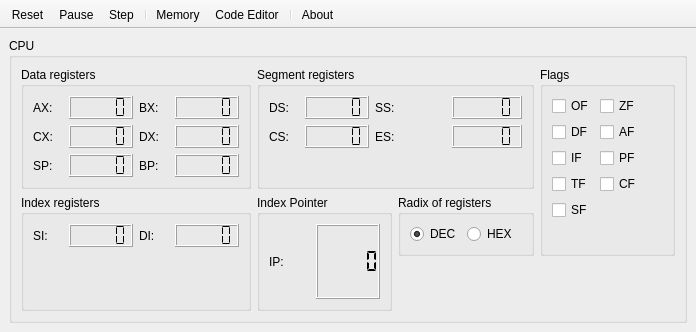
<?xml version="1.0" encoding="UTF-8"?>
<ui version="4.0">
 <class>FormGui</class>
 <widget class="QMainWindow" name="FormGui">
  <property name="geometry">
   <rect>
    <x>0</x>
    <y>0</y>
    <width>696</width>
    <height>332</height>
   </rect>
  </property>
  <property name="windowTitle">
   <string>Computer::Frontend</string>
  </property>
  <property name="toolButtonStyle">
   <enum>Qt::ToolButtonTextUnderIcon</enum>
  </property>
  <property name="documentMode">
   <bool>false</bool>
  </property>
  <property name="tabShape">
   <enum>QTabWidget::Rounded</enum>
  </property>
  <property name="dockNestingEnabled">
   <bool>false</bool>
  </property>
  <property name="unifiedTitleAndToolBarOnMac">
   <bool>false</bool>
  </property>
  <widget class="QWidget" name="centralwidget">
   <layout class="QGridLayout" name="gridLayout_2">
    <item row="0" column="0">
     <widget class="QGroupBox" name="grpCPUReg">
      <property name="title">
       <string>CPU</string>
      </property>
      <layout class="QGridLayout" name="gridLayout">
       <item row="0" column="0">
        <widget class="QGroupBox" name="grpDataReg">
         <property name="title">
          <string>Data registers</string>
         </property>
         <layout class="QFormLayout" name="formLayout">
          <property name="fieldGrowthPolicy">
           <enum>QFormLayout::AllNonFixedFieldsGrow</enum>
          </property>
          <item row="0" column="0">
           <layout class="QHBoxLayout" name="horizontalLayout_16">
            <item>
             <widget class="QLabel" name="label_16">
              <property name="minimumSize">
               <size>
                <width>30</width>
                <height>0</height>
               </size>
              </property>
              <property name="text">
               <string>AX:</string>
              </property>
             </widget>
            </item>
            <item>
             <widget class="QLCDNumber" name="lcdAX">
              <property name="segmentStyle">
               <enum>QLCDNumber::Flat</enum>
              </property>
             </widget>
            </item>
           </layout>
          </item>
          <item row="0" column="1">
           <layout class="QHBoxLayout" name="horizontalLayout_19">
            <item>
             <widget class="QLabel" name="label_19">
              <property name="minimumSize">
               <size>
                <width>30</width>
                <height>0</height>
               </size>
              </property>
              <property name="text">
               <string>BX:</string>
              </property>
             </widget>
            </item>
            <item>
             <widget class="QLCDNumber" name="lcdBX">
              <property name="segmentStyle">
               <enum>QLCDNumber::Flat</enum>
              </property>
             </widget>
            </item>
           </layout>
          </item>
          <item row="1" column="0">
           <layout class="QHBoxLayout" name="horizontalLayout_20">
            <item>
             <widget class="QLabel" name="label_20">
              <property name="minimumSize">
               <size>
                <width>30</width>
                <height>0</height>
               </size>
              </property>
              <property name="text">
               <string>CX:</string>
              </property>
             </widget>
            </item>
            <item>
             <widget class="QLCDNumber" name="lcdCX">
              <property name="segmentStyle">
               <enum>QLCDNumber::Flat</enum>
              </property>
             </widget>
            </item>
           </layout>
          </item>
          <item row="1" column="1">
           <layout class="QHBoxLayout" name="horizontalLayout_23">
            <item>
             <widget class="QLabel" name="label_23">
              <property name="minimumSize">
               <size>
                <width>30</width>
                <height>0</height>
               </size>
              </property>
              <property name="text">
               <string>DX:</string>
              </property>
             </widget>
            </item>
            <item>
             <widget class="QLCDNumber" name="lcdDX">
              <property name="segmentStyle">
               <enum>QLCDNumber::Flat</enum>
              </property>
             </widget>
            </item>
           </layout>
          </item>
          <item row="2" column="0">
           <layout class="QHBoxLayout" name="horizontalLayout_18">
            <item>
             <widget class="QLabel" name="label_18">
              <property name="minimumSize">
               <size>
                <width>30</width>
                <height>0</height>
               </size>
              </property>
              <property name="text">
               <string>SP:</string>
              </property>
             </widget>
            </item>
            <item>
             <widget class="QLCDNumber" name="lcdSP">
              <property name="segmentStyle">
               <enum>QLCDNumber::Flat</enum>
              </property>
             </widget>
            </item>
           </layout>
          </item>
          <item row="2" column="1">
           <layout class="QHBoxLayout" name="horizontalLayout_21">
            <item>
             <widget class="QLabel" name="label_21">
              <property name="minimumSize">
               <size>
                <width>30</width>
                <height>0</height>
               </size>
              </property>
              <property name="text">
               <string>BP:</string>
              </property>
             </widget>
            </item>
            <item>
             <widget class="QLCDNumber" name="lcdBP">
              <property name="segmentStyle">
               <enum>QLCDNumber::Flat</enum>
              </property>
             </widget>
            </item>
           </layout>
          </item>
         </layout>
        </widget>
       </item>
       <item row="0" column="1" colspan="2">
        <widget class="QGroupBox" name="groupBox">
         <property name="title">
          <string>Segment registers</string>
         </property>
         <layout class="QFormLayout" name="formLayout_2">
          <item row="0" column="0">
           <layout class="QHBoxLayout" name="horizontalLayout_17">
            <item>
             <widget class="QLabel" name="label_17">
              <property name="minimumSize">
               <size>
                <width>30</width>
                <height>0</height>
               </size>
              </property>
              <property name="text">
               <string>DS:</string>
              </property>
             </widget>
            </item>
            <item>
             <widget class="QLCDNumber" name="lcdDS">
              <property name="segmentStyle">
               <enum>QLCDNumber::Flat</enum>
              </property>
             </widget>
            </item>
           </layout>
          </item>
          <item row="0" column="1">
           <layout class="QHBoxLayout" name="horizontalLayout_26">
            <item>
             <widget class="QLabel" name="label_26">
              <property name="minimumSize">
               <size>
                <width>30</width>
                <height>0</height>
               </size>
              </property>
              <property name="text">
               <string>SS:</string>
              </property>
             </widget>
            </item>
            <item>
             <widget class="QLCDNumber" name="lcdSS">
              <property name="smallDecimalPoint">
               <bool>false</bool>
              </property>
              <property name="segmentStyle">
               <enum>QLCDNumber::Flat</enum>
              </property>
              <property name="value" stdset="0">
               <double>0.000000000000000</double>
              </property>
              <property name="intValue" stdset="0">
               <number>0</number>
              </property>
             </widget>
            </item>
           </layout>
          </item>
          <item row="1" column="1">
           <layout class="QHBoxLayout" name="horizontalLayout_22">
            <item>
             <widget class="QLabel" name="label_22">
              <property name="minimumSize">
               <size>
                <width>30</width>
                <height>0</height>
               </size>
              </property>
              <property name="text">
               <string>ES:</string>
              </property>
             </widget>
            </item>
            <item>
             <widget class="QLCDNumber" name="lcdES">
              <property name="segmentStyle">
               <enum>QLCDNumber::Flat</enum>
              </property>
             </widget>
            </item>
           </layout>
          </item>
          <item row="1" column="0">
           <layout class="QHBoxLayout" name="horizontalLayout_25">
            <item>
             <widget class="QLabel" name="label_25">
              <property name="minimumSize">
               <size>
                <width>30</width>
                <height>0</height>
               </size>
              </property>
              <property name="text">
               <string>CS:</string>
              </property>
             </widget>
            </item>
            <item>
             <widget class="QLCDNumber" name="lcdCS">
              <property name="segmentStyle">
               <enum>QLCDNumber::Flat</enum>
              </property>
             </widget>
            </item>
           </layout>
          </item>
         </layout>
        </widget>
       </item>
       <item row="1" column="2">
        <widget class="QGroupBox" name="grpView">
         <property name="title">
          <string>Radix of registers</string>
         </property>
         <layout class="QFormLayout" name="formLayout_5">
          <item row="0" column="0">
           <layout class="QHBoxLayout" name="horizontalLayout">
            <item>
             <widget class="QRadioButton" name="rbDEC">
              <property name="text">
               <string>DEC</string>
              </property>
              <property name="checked">
               <bool>true</bool>
              </property>
             </widget>
            </item>
            <item>
             <widget class="QRadioButton" name="rbHEX">
              <property name="text">
               <string>HEX</string>
              </property>
             </widget>
            </item>
           </layout>
          </item>
         </layout>
        </widget>
       </item>
       <item row="0" column="3" rowspan="2">
        <widget class="QGroupBox" name="groupBox_4">
         <property name="title">
          <string>Flags</string>
         </property>
         <layout class="QVBoxLayout" name="verticalLayout_2">
          <item>
           <layout class="QFormLayout" name="formLayout_6">
            <item row="0" column="0">
             <widget class="QCheckBox" name="cbOverflow">
              <property name="enabled">
               <bool>true</bool>
              </property>
              <property name="text">
               <string>OF</string>
              </property>
              <property name="checkable">
               <bool>true</bool>
              </property>
             </widget>
            </item>
            <item row="0" column="1">
             <widget class="QCheckBox" name="cbZero">
              <property name="enabled">
               <bool>true</bool>
              </property>
              <property name="text">
               <string>ZF</string>
              </property>
              <property name="checkable">
               <bool>true</bool>
              </property>
             </widget>
            </item>
            <item row="1" column="0">
             <widget class="QCheckBox" name="cbDirection">
              <property name="enabled">
               <bool>true</bool>
              </property>
              <property name="text">
               <string>DF</string>
              </property>
              <property name="checkable">
               <bool>true</bool>
              </property>
             </widget>
            </item>
            <item row="1" column="1">
             <widget class="QCheckBox" name="cbAuxiliary">
              <property name="enabled">
               <bool>true</bool>
              </property>
              <property name="text">
               <string>AF</string>
              </property>
              <property name="checkable">
               <bool>true</bool>
              </property>
             </widget>
            </item>
            <item row="2" column="0">
             <widget class="QCheckBox" name="cbInterrupt">
              <property name="enabled">
               <bool>true</bool>
              </property>
              <property name="text">
               <string>IF</string>
              </property>
              <property name="checkable">
               <bool>true</bool>
              </property>
             </widget>
            </item>
            <item row="2" column="1">
             <widget class="QCheckBox" name="cbParity">
              <property name="enabled">
               <bool>true</bool>
              </property>
              <property name="text">
               <string>PF</string>
              </property>
              <property name="checkable">
               <bool>true</bool>
              </property>
             </widget>
            </item>
            <item row="3" column="0">
             <widget class="QCheckBox" name="cbTrap">
              <property name="enabled">
               <bool>true</bool>
              </property>
              <property name="text">
               <string>TF</string>
              </property>
              <property name="checkable">
               <bool>true</bool>
              </property>
             </widget>
            </item>
            <item row="3" column="1">
             <widget class="QCheckBox" name="cbCarry">
              <property name="enabled">
               <bool>true</bool>
              </property>
              <property name="text">
               <string>CF</string>
              </property>
              <property name="checkable">
               <bool>true</bool>
              </property>
             </widget>
            </item>
            <item row="4" column="0">
             <widget class="QCheckBox" name="cbSign">
              <property name="enabled">
               <bool>true</bool>
              </property>
              <property name="text">
               <string>SF</string>
              </property>
              <property name="checkable">
               <bool>true</bool>
              </property>
             </widget>
            </item>
           </layout>
          </item>
         </layout>
        </widget>
       </item>
       <item row="1" column="0" rowspan="2">
        <widget class="QGroupBox" name="groupBox_2">
         <property name="title">
          <string>Index registers</string>
         </property>
         <layout class="QFormLayout" name="formLayout_3">
          <item row="0" column="0">
           <layout class="QHBoxLayout" name="horizontalLayout_15">
            <item>
             <widget class="QLabel" name="label_15">
              <property name="minimumSize">
               <size>
                <width>30</width>
                <height>0</height>
               </size>
              </property>
              <property name="text">
               <string>SI:</string>
              </property>
             </widget>
            </item>
            <item>
             <widget class="QLCDNumber" name="lcdSI">
              <property name="segmentStyle">
               <enum>QLCDNumber::Flat</enum>
              </property>
             </widget>
            </item>
           </layout>
          </item>
          <item row="0" column="1">
           <layout class="QHBoxLayout" name="horizontalLayout_14">
            <item>
             <widget class="QLabel" name="label_14">
              <property name="minimumSize">
               <size>
                <width>30</width>
                <height>0</height>
               </size>
              </property>
              <property name="text">
               <string>DI:</string>
              </property>
             </widget>
            </item>
            <item>
             <widget class="QLCDNumber" name="lcdDI">
              <property name="segmentStyle">
               <enum>QLCDNumber::Flat</enum>
              </property>
             </widget>
            </item>
           </layout>
          </item>
         </layout>
        </widget>
       </item>
       <item row="1" column="1" rowspan="2">
        <widget class="QGroupBox" name="groupBox_3">
         <property name="title">
          <string>Index Pointer</string>
         </property>
         <layout class="QVBoxLayout" name="verticalLayout">
          <item>
           <layout class="QHBoxLayout" name="horizontalLayout_24">
            <item>
             <widget class="QLabel" name="label_24">
              <property name="minimumSize">
               <size>
                <width>30</width>
                <height>0</height>
               </size>
              </property>
              <property name="text">
               <string>IP:</string>
              </property>
             </widget>
            </item>
            <item>
             <widget class="QLCDNumber" name="lcdIP">
              <property name="smallDecimalPoint">
               <bool>false</bool>
              </property>
              <property name="segmentStyle">
               <enum>QLCDNumber::Flat</enum>
              </property>
              <property name="value" stdset="0">
               <double>0.000000000000000</double>
              </property>
              <property name="intValue" stdset="0">
               <number>0</number>
              </property>
             </widget>
            </item>
           </layout>
          </item>
         </layout>
        </widget>
       </item>
      </layout>
     </widget>
    </item>
   </layout>
  </widget>
  <widget class="QToolBar" name="toolBar">
   <property name="windowTitle">
    <string>toolBar</string>
   </property>
   <property name="movable">
    <bool>false</bool>
   </property>
   <property name="iconSize">
    <size>
     <width>48</width>
     <height>48</height>
    </size>
   </property>
   <attribute name="toolBarArea">
    <enum>TopToolBarArea</enum>
   </attribute>
   <attribute name="toolBarBreak">
    <bool>false</bool>
   </attribute>
   <addaction name="actionReset"/>
   <addaction name="actionPause"/>
   <addaction name="actionStep"/>
   <addaction name="separator"/>
   <addaction name="actionMemory"/>
   <addaction name="actionCode_Editor"/>
   <addaction name="separator"/>
   <addaction name="actionAbout"/>
  </widget>
  <action name="actionReset">
   <property name="icon">
    <iconset resource="icons.qrc">
     <normaloff>:/Icons/icons/Refresh_256x256.png</normaloff>:/Icons/icons/Refresh_256x256.png</iconset>
   </property>
   <property name="text">
    <string>Reset</string>
   </property>
  </action>
  <action name="actionPause">
   <property name="enabled">
    <bool>true</bool>
   </property>
   <property name="icon">
    <iconset resource="icons.qrc">
     <normaloff>:/Icons/icons/Pause_256x256.png</normaloff>
     <normalon>:/Icons/icons/Pause_256x256.png</normalon>:/Icons/icons/Pause_256x256.png</iconset>
   </property>
   <property name="text">
    <string>Pause</string>
   </property>
  </action>
  <action name="actionStep">
   <property name="icon">
    <iconset resource="icons.qrc">
     <normaloff>:/Icons/icons/Step_256x256.png</normaloff>:/Icons/icons/Step_256x256.png</iconset>
   </property>
   <property name="text">
    <string>Step</string>
   </property>
  </action>
  <action name="actionMemory">
   <property name="icon">
    <iconset resource="icons.qrc">
     <normaloff>:/Icons/icons/Preview_256x256.png</normaloff>:/Icons/icons/Preview_256x256.png</iconset>
   </property>
   <property name="text">
    <string>Memory</string>
   </property>
  </action>
  <action name="actionCode_Editor">
   <property name="icon">
    <iconset resource="icons.qrc">
     <normaloff>:/Icons/icons/Edit_256x256.png</normaloff>:/Icons/icons/Edit_256x256.png</iconset>
   </property>
   <property name="text">
    <string>Code Editor</string>
   </property>
  </action>
  <action name="actionAbout">
   <property name="icon">
    <iconset resource="icons.qrc">
     <normaloff>:/Icons/icons/Help_256x256.png</normaloff>:/Icons/icons/Help_256x256.png</iconset>
   </property>
   <property name="text">
    <string>About</string>
   </property>
  </action>
 </widget>
 <resources>
  <include location="icons.qrc"/>
 </resources>
 <connections/>
</ui>
